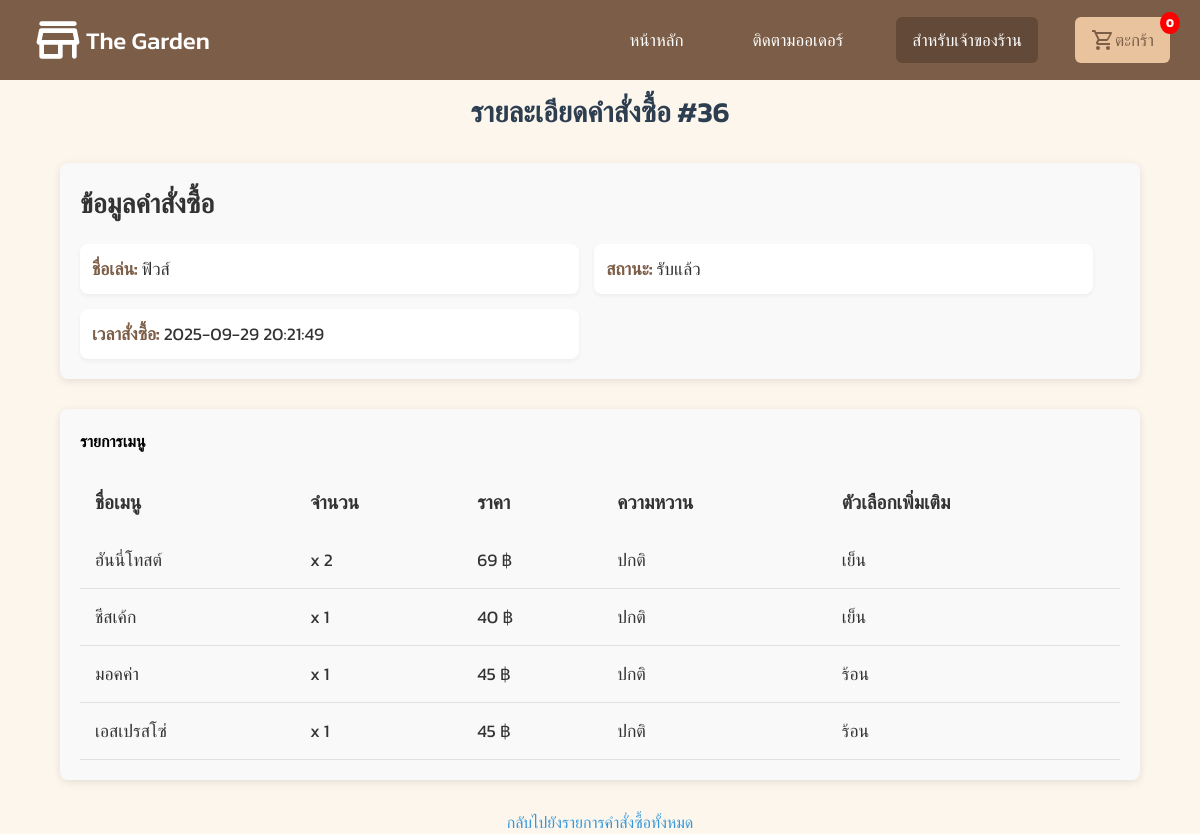
Screenshot of /track-orders/36 with the database file from the repository.
### tables this page shows
CREATE TABLE "orders" (
    id INTEGER UNIQUE,
    nickname TEXT NOT NULL,
    phone TEXT NOT NULL,
    note TEXT,
    cart_data TEXT,
    status TEXT,
    timestamp DATETIME,
    slip_filename TEXT, cancel_token TEXT, cancel_note TEXT, cancel_time DATETIME,
    PRIMARY KEY(id)
);

### app.py (the view)
@app.route('/track-orders/<int:order_id>', methods=['GET'])
def view_order(order_id):
    with get_db() as db:
        order = db.execute("""
            SELECT id, nickname, status, timestamp, cart_data
            FROM orders
            WHERE id = ?
        """, (order_id,)).fetchone()
        if order:
            cart = json.loads(order['cart_data'])  # แปลง JSON เป็น list
            return render_template('view_order_customer.html', order=order, cart=cart)
    return "ไม่พบคำสั่งซื้อนี้"

### app.py (called while the page is built)
def get_db():
    conn = sqlite3.connect(db_garden, timeout=10)
    conn.row_factory = sqlite3.Row
    return conn

### templates/view_order_customer.html
{% extends "layout.html" %}
{% block content %}
<h1 class="order-title">รายละเอียดคำสั่งซื้อ #{{ order['id'] }}</h1>
<section class="order-info">
  <h4 class="section-title">ข้อมูลคำสั่งซื้อ</h4>
  <div class="order-details">
    <div class="detail-item">
      <strong>ชื่อเล่น:</strong> {{ order['nickname'] }}
    </div>
    <div class="detail-item">
      <strong>สถานะ:</strong> {{ order['status'] }}
    </div>
    <div class="detail-item">
      <strong>เวลาสั่งซื้อ:</strong> {{ order['timestamp'] }}
    </div>
  </div>
</section>
<section class="order-items">
  <h4 class="section-title">รายการเมนู</h4>
  <table class="menu-table">
    <thead>
      <tr>
        <th>ชื่อเมนู</th>
        <th>จำนวน</th>
        <th>ราคา</th>
        <th>ความหวาน</th>
        <th>ตัวเลือกเพิ่มเติม</th>
      </tr>
    </thead>
    <tbody>
      {% for item in cart %}
      <tr class="menu-item">
        <td class="menu-name">{{ item['name'] }}</td>
        <td class="menu-qty">x {{ item['qty'] }}</td>
        <td class="menu-price">{{ item['price'] }} ฿</td>
        <td class="menu-sweetness">{{ item['sweetness'] if item['sweetness'] else 'ปกติ' }}</td>
        <td class="menu-options">{{ item['optionName'] if item['optionName'] else 'เย็น' }}</td>
      </tr>
      {% endfor %}
    </tbody>
  </table>
</section>
<footer>
  <p><a href="{{ url_for('track_orders') }}">กลับไปยังรายการคำสั่งซื้อทั้งหมด</a></p>
</footer>
{% endblock %}

### static/style.css (style rules this page uses)
:root { --brown: #7C5E48; --cream: #FDF6EC; --white: #fff; --black: #808080; --brown-hover: #634a38; --blue: #262c91; --cream-li: #E8C39E; --red: #E53E3E; --color-font: #583E2C; --img-color: #A67C52; }
* { margin: 0; padding: 0; box-sizing: border-box; font-family: "Kanit", sans-serif; }
body { background-color: var(--cream); height: 100%; overflow-x: hidden; overflow-y: hidden; position: relative; }
strong { color: var(--brown); }
.order-title { font-size: 2rem; color: #2c3e50; text-align: center; margin-top: 10px; font-weight: 600; }
.order-info { margin: 30px auto; padding: 20px; background-color: #f9f9f9; border-radius: 8px; box-shadow: 0 2px 8px rgba(0, 0, 0, 0.1); width: 90%; max-width: 1200px; }
.order-info .section-title { font-size: 1.7rem; font-weight: bold; color: #333; margin-bottom: 20px; }
.order-info .order-details { display: flex; flex-wrap: wrap; gap: 15px; }
.order-info .detail-item { background-color: #ffffff; border-radius: 8px; padding: 12px; width: 48%; font-size: 1.1rem; color: #333; box-shadow: 0 2px 4px rgba(0, 0, 0, 0.05); }
.order-items { margin: 30px auto; padding: 20px; background-color: #f9f9f9; border-radius: 8px; box-shadow: 0 2px 8px rgba(0, 0, 0, 0.1); width: 90%; max-width: 1200px; }
.order-items .menu-table { width: 100%; border-collapse: collapse; margin-top: 20px; }
.order-items .menu-table th, .order-items .menu-table td { padding: 15px; text-align: left; }
.order-items .menu-table th { background-color: #f9f9f9; color: #333; font-weight: bold; font-size: 1.2rem; text-transform: uppercase; border: bottom 1px solid #b7b7b7; }
.order-items .menu-table td { font-size: 1.1rem; color: #333; border-bottom: 1px solid #e1e1e1; }
footer p { text-align: center; margin-top: 20px; }
footer a { color: #3498db; text-decoration: none; }
.order-title { font-size: 1.8em; margin-bottom: 20px; }

### static/login.css (style rules this page uses)
:root { --brown:#7C5E48; --cream:#FDF6EC; --white:#fff; --black:#808080; --brown-hover:#634a38; --blue:#262c91; }
* { margin: 0; padding: 0; box-sizing: border-box; font-family: "Kanit", sans-serif; }

### rows the page displays
orders: id "36", nickname "ฟิวส์", status "รับแล้ว", timestamp "2025-09-29 20:21:49"

### other values shown
{{ item['name'] }} "ฮันนี่โทสต์" "ชีสเค้ก" "มอคค่า" "เอสเปรสโซ่"
{{ item['qty'] }} "2" "1" "1" "1"
{{ item['price'] }} "69" "40" "45" "45"
{{ item['sweetness'] if item['sweetness'] else 'ปกติ' }} "ปกติ" "ปกติ" "ปกติ" "ปกติ"
{{ item['optionName'] if item['optionName'] else 'เย็น' }} "เย็น" "เย็น" "ร้อน" "ร้อน"
